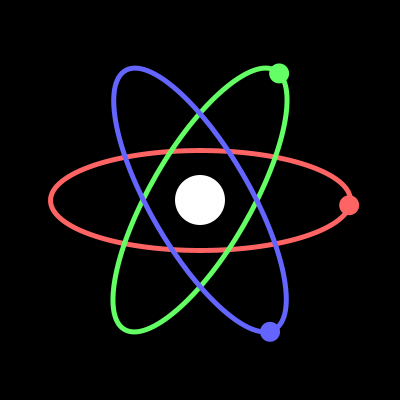
Frame 1 (no input)
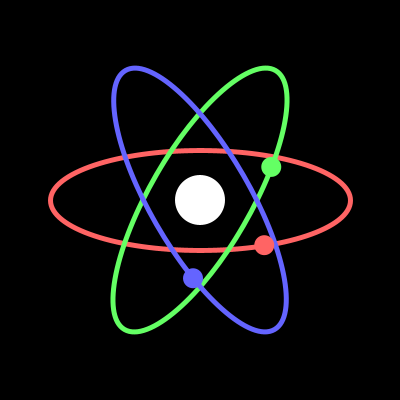
Frame 60 (the mouse pressed at the canvas centre just before this capture)
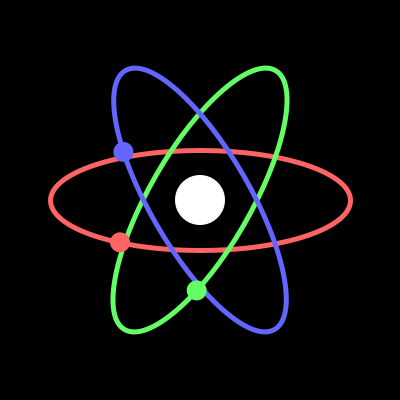
Frame 120 (the mouse held since frame 60 and released just before this capture)

The Processing sketch that drew these frames (run headless with seeded random() and noise(); from frame 60 on, the mouse is pressed at the canvas centre):

// Processing sketch: Atomic
// ── Atomic.pde
// Animate 3 electrons orbiting around a nucleus.
// Each electron should follow a path and match
// colors with its respective path.

// Don't use rotate()
// Use vectors and trigonometry

void setup(){
  size(400, 400);
}
void draw(){
  
  drawBackground();
  
  ///////////////// START YOUR CODE HERE:
  PVector e1 = new PVector();
  PVector e2 = new PVector();
  PVector e3 = new PVector();
  float time = (float)millis()/1000;
  
  e1.x = 150 * cos(time);
  e1.y = 50 * sin(time);
  
  float mag = sqrt(e1.x * e1.x + e1.y *e1.y);
  float ang = atan2(e1.y, e1.x) - radians(60);
  float ang2 = atan2(e1.y, e1.x) - radians(-60);
  
  e2.x = mag * cos(ang);
  e2.y = mag * sin(ang);
  
  e3.x = mag * cos(ang2);
  e3.y = mag * sin(ang2);
  
  noStroke();
  fill(255,100,100);
  ellipse(e1.x + 200, e1.y + 200, 20, 20);
  
  fill(100,255,100);
  ellipse(e2.x + 200, e2.y + 200, 20, 20);
  
  fill(100,100,255);
  ellipse(e3.x + 200, e3.y + 200, 20, 20);
  
  
  
  
  ///////////////// END YOUR CODE HERE
  
}
void drawBackground(){
  background(0);
  noStroke();
  fill(255);
  ellipse(200,200,50,50);
  noFill();
  strokeWeight(5);
  
  pushMatrix();
  translate(200,200);
  stroke(255,100,100);
  ellipse(0,0,300,100);
  popMatrix();
  
  pushMatrix();
  translate(200,200);
  rotate(PI/1.5);
  stroke(100,255,100);
  ellipse(0,0,300,100);
  popMatrix();
  
  pushMatrix();
  translate(200,200);
  rotate(2*PI/1.5);
  stroke(100,100,255);
  ellipse(0,0,300,100);
  popMatrix();
}
